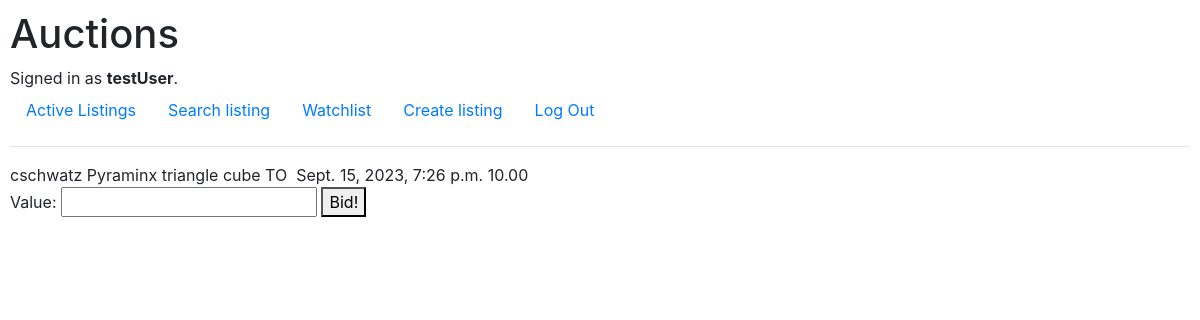
Page /bid/Pyraminx (signed in) on the committed database.
### auctions/models.py (models this page shows)
class User(AbstractUser):
    pass

class AuctionListing(models.Model):
    user = models.ForeignKey(User, on_delete=models.CASCADE, related_name="user_listing", default=None)
    title = models.CharField(max_length=64)
    description = models.CharField(max_length=150)
    category_choices = [('Electronic', 'electronic'), ('Toys', 'toys'), ('Home', 'home'), ('Fashion', 'fashion'), ('Other', 'other')]
    category = models.CharField(max_length=10, choices=category_choices, default='Other')
    date = models.DateTimeField(auto_now_add=True)
    image = models.URLField()
    value = models.DecimalField(max_digits=8, decimal_places=2, default=0.00)
    is_active = models.BooleanField(default=True)

### auctions/views.py (the view)
# urls.py: path("bid/<str:listing_title>", views.bid, name="bid"),
@login_required
def bid(request, listing_title):
    listing = AuctionListing.objects.get(title=listing_title)
    try:
        highest_bid = Bid.objects.filter(listing=listing) #gets all bids for the listing
        highest_bid = highest_bid.order_by('bid')[0].bid #order them from highest bid to lowest and fetches the first one (highest)
    except IndexError: #if there are no bids, it will throw an index error
        highest_bid = listing.value
    form = bidForm()
    if request.method == "POST":
        form = bidForm(request.POST)
        if form.is_valid():
            new_bid = form.cleaned_data['value']
            listing_user = listing.user
            current_bid = highest_bid
            if new_bid <= current_bid:
                bid_message = "Your bid must be greater than the current highest bid"
                return render(request, "auctions/bid.html", {
                    "form": form,
                    "listing": listing,
                    "current_bid": current_bid,
                    "listing_user": listing_user,
                    "error_message": bid_message,
                })
            else:
                bid_to_save = Bid(user=request.user, listing=listing, bid=new_bid)
                bid_to_save.save()
            return HttpResponseRedirect(reverse("listing", kwargs={"listing_title": listing_title}))
    else:
        return render(request, "auctions/bid.html", {
            "form": form,
            "listing": listing,
            "highest_bid": highest_bid,
        })

### auctions/views.py
class bidForm(forms.Form):
    value = forms.DecimalField(widget=forms.NumberInput(attrs={'label': 'Bid'}), min_value=0)

### auctions/templates/auctions/bid.html (shortened to what this page needs)
{% extends "auctions/layout.html" %}
{% block body %}
    {{ listing.user }}
    {{ listing.title }}
    {{ listing.description }}
    {{ listing.category }}
    {{ listing.date }}
    {{ highest_bid }}
    <form action="{% url 'bid' listing.title %}" method="post">
        {{ form }}
        <button>Bid!</button>
    </form>
{% endblock %}

### auctions/templates/auctions/layout.html (shortened to what this page needs)
{% load static %}
<!DOCTYPE html>
<html lang="en">
    <head>
        <link rel="stylesheet" href="https://stackpath.bootstrapcdn.com/bootstrap/4.4.1/css/bootstrap.min.css">
        <link href="{% static 'auctions/styles.css' %}" rel="stylesheet">
    </head>
    <body>
        <h1>Auctions</h1>
        <div>
            {% if user.is_authenticated %}
                Signed in as <strong>{{ user.username }}</strong>.
            {% else %}
                Not signed in.
            {% endif %}
        </div>
        <ul class="nav">
            <li class="nav-item">
                <a class="nav-link" href="{% url 'index' %}">Active Listings</a>
            </li>
            <li class="nav-item">
                <a class="nav-link" href="{% url 'search_listing' %}"> Search listing </a>
            </li>
            {% if user.is_authenticated %}
                <li class="nav-item">
                    <a class="nav-link" href="{% url 'watchlist' %}">Watchlist</a>
                </li>
                <li class="nav-item">
                    <a class="nav-link" href="{% url 'create_listing' %}"> Create listing </a>
                </li>
                <li class="nav-item">
                    <a class="nav-link" href="{% url 'logout' %}">Log Out</a>
                </li>
            {% endif %}
        </ul>
        <hr>
        {% block body %}
        {% endblock %}
    </body>
</html>

### auctions/static/auctions/styles.css (style rules this page uses)
body { padding: 10px; }

### rows in the picture
User: username "testUser"
AuctionListing: user "cschwatz", title "Pyraminx", description "triangle cube", category "TO", date "Sept. 15, 2023, 7:26 p.m.", value "10.00"
